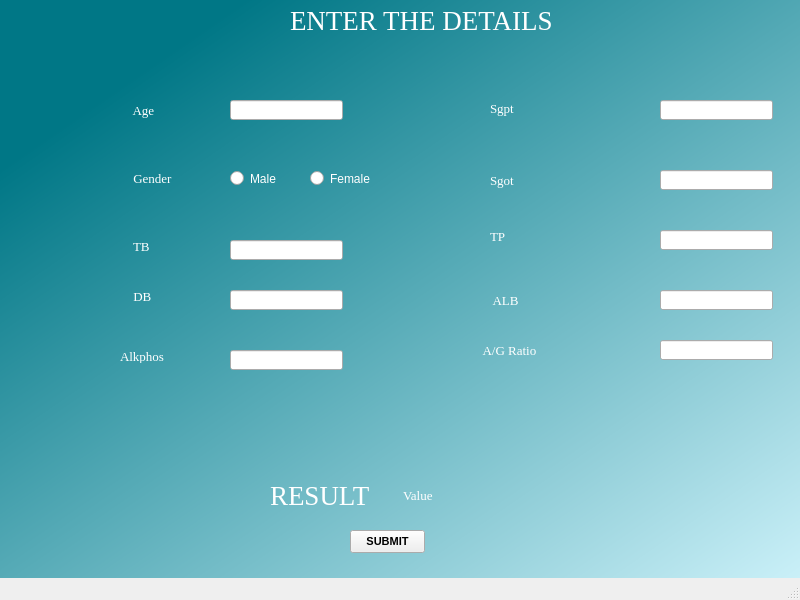
<?xml version="1.0" encoding="UTF-8"?>
<ui version="4.0">
 <class>MainWindow</class>
 <widget class="QMainWindow" name="MainWindow">
  <property name="windowModality">
   <enum>Qt::NonModal</enum>
  </property>
  <property name="geometry">
   <rect>
    <x>0</x>
    <y>0</y>
    <width>800</width>
    <height>600</height>
   </rect>
  </property>
  <property name="font">
   <font>
    <pointsize>8</pointsize>
   </font>
  </property>
  <property name="windowTitle">
   <string>MainWindow</string>
  </property>
  <property name="styleSheet">
   <string notr="true">QWidget#centralwidget{
background-color:qlineargradient(spread:pad, x1:0.170227, y1:0.131, x2:1, y2:1, stop:0 rgba(0, 119, 134, 255), stop:1 rgba(202, 240, 248, 255))
}
QLabel,QRadioButton{
font: 75 10pt &quot;Times New Roman&quot;;color:white;
}</string>
  </property>
  <widget class="QWidget" name="centralwidget">
   <property name="autoFillBackground">
    <bool>false</bool>
   </property>
   <widget class="QLabel" name="label_Title">
    <property name="geometry">
     <rect>
      <x>290</x>
      <y>10</y>
      <width>261</width>
      <height>21</height>
     </rect>
    </property>
    <property name="font">
     <font>
      <family>Times New Roman</family>
      <pointsize>20</pointsize>
      <weight>50</weight>
      <italic>false</italic>
      <bold>false</bold>
     </font>
    </property>
    <property name="styleSheet">
     <string notr="true">color:white;
font: 20pt &quot;Times New Roman&quot;;</string>
    </property>
    <property name="text">
     <string>ENTER THE DETAILS</string>
    </property>
   </widget>
   <widget class="QLabel" name="label_2">
    <property name="geometry">
     <rect>
      <x>130</x>
      <y>100</y>
      <width>81</width>
      <height>21</height>
     </rect>
    </property>
    <property name="font">
     <font>
      <family>Times New Roman</family>
      <pointsize>10</pointsize>
      <weight>9</weight>
      <italic>false</italic>
      <bold>false</bold>
     </font>
    </property>
    <property name="styleSheet">
     <string notr="true"/>
    </property>
    <property name="text">
     <string> Age </string>
    </property>
   </widget>
   <widget class="QLabel" name="label_3">
    <property name="geometry">
     <rect>
      <x>130</x>
      <y>170</y>
      <width>61</width>
      <height>16</height>
     </rect>
    </property>
    <property name="font">
     <font>
      <family>Times New Roman</family>
      <pointsize>10</pointsize>
      <weight>9</weight>
      <italic>false</italic>
      <bold>false</bold>
     </font>
    </property>
    <property name="text">
     <string> Gender</string>
    </property>
   </widget>
   <widget class="QLabel" name="label_4">
    <property name="geometry">
     <rect>
      <x>130</x>
      <y>240</y>
      <width>47</width>
      <height>13</height>
     </rect>
    </property>
    <property name="font">
     <font>
      <family>Times New Roman</family>
      <pointsize>10</pointsize>
      <weight>9</weight>
      <italic>false</italic>
      <bold>false</bold>
     </font>
    </property>
    <property name="text">
     <string> TB</string>
    </property>
   </widget>
   <widget class="QLabel" name="label_5">
    <property name="geometry">
     <rect>
      <x>130</x>
      <y>290</y>
      <width>47</width>
      <height>13</height>
     </rect>
    </property>
    <property name="font">
     <font>
      <family>Times New Roman</family>
      <pointsize>10</pointsize>
      <weight>9</weight>
      <italic>false</italic>
      <bold>false</bold>
     </font>
    </property>
    <property name="text">
     <string> DB</string>
    </property>
   </widget>
   <widget class="QLabel" name="label_6">
    <property name="geometry">
     <rect>
      <x>120</x>
      <y>350</y>
      <width>47</width>
      <height>13</height>
     </rect>
    </property>
    <property name="font">
     <font>
      <family>Times New Roman</family>
      <pointsize>10</pointsize>
      <weight>9</weight>
      <italic>false</italic>
      <bold>false</bold>
     </font>
    </property>
    <property name="text">
     <string>Alkphos</string>
    </property>
   </widget>
   <widget class="QLabel" name="label_7">
    <property name="geometry">
     <rect>
      <x>490</x>
      <y>100</y>
      <width>51</width>
      <height>16</height>
     </rect>
    </property>
    <property name="font">
     <font>
      <family>Times New Roman</family>
      <pointsize>10</pointsize>
      <weight>9</weight>
      <italic>false</italic>
      <bold>false</bold>
     </font>
    </property>
    <property name="text">
     <string>Sgpt </string>
    </property>
   </widget>
   <widget class="QLabel" name="label_8">
    <property name="geometry">
     <rect>
      <x>490</x>
      <y>170</y>
      <width>61</width>
      <height>20</height>
     </rect>
    </property>
    <property name="font">
     <font>
      <family>Times New Roman</family>
      <pointsize>10</pointsize>
      <weight>9</weight>
      <italic>false</italic>
      <bold>false</bold>
     </font>
    </property>
    <property name="text">
     <string>Sgot</string>
    </property>
   </widget>
   <widget class="QLineEdit" name="lineEdit">
    <property name="geometry">
     <rect>
      <x>230</x>
      <y>100</y>
      <width>113</width>
      <height>20</height>
     </rect>
    </property>
   </widget>
   <widget class="QLineEdit" name="lineEdit_3">
    <property name="geometry">
     <rect>
      <x>230</x>
      <y>240</y>
      <width>113</width>
      <height>20</height>
     </rect>
    </property>
   </widget>
   <widget class="QLineEdit" name="lineEdit_4">
    <property name="geometry">
     <rect>
      <x>230</x>
      <y>290</y>
      <width>113</width>
      <height>20</height>
     </rect>
    </property>
   </widget>
   <widget class="QLineEdit" name="lineEdit_5">
    <property name="geometry">
     <rect>
      <x>230</x>
      <y>350</y>
      <width>113</width>
      <height>20</height>
     </rect>
    </property>
   </widget>
   <widget class="QLineEdit" name="lineEdit_6">
    <property name="geometry">
     <rect>
      <x>660</x>
      <y>100</y>
      <width>113</width>
      <height>20</height>
     </rect>
    </property>
   </widget>
   <widget class="QLineEdit" name="lineEdit_7">
    <property name="geometry">
     <rect>
      <x>660</x>
      <y>290</y>
      <width>113</width>
      <height>20</height>
     </rect>
    </property>
   </widget>
   <widget class="QLineEdit" name="lineEdit_8">
    <property name="geometry">
     <rect>
      <x>660</x>
      <y>170</y>
      <width>113</width>
      <height>20</height>
     </rect>
    </property>
   </widget>
   <widget class="QLineEdit" name="lineEdit_9">
    <property name="geometry">
     <rect>
      <x>660</x>
      <y>230</y>
      <width>113</width>
      <height>20</height>
     </rect>
    </property>
   </widget>
   <widget class="QLabel" name="label_9">
    <property name="geometry">
     <rect>
      <x>490</x>
      <y>230</y>
      <width>47</width>
      <height>13</height>
     </rect>
    </property>
    <property name="font">
     <font>
      <family>Times New Roman</family>
      <pointsize>10</pointsize>
      <weight>9</weight>
      <italic>false</italic>
      <bold>false</bold>
     </font>
    </property>
    <property name="text">
     <string>TP </string>
    </property>
   </widget>
   <widget class="QLabel" name="label_10">
    <property name="geometry">
     <rect>
      <x>490</x>
      <y>290</y>
      <width>47</width>
      <height>20</height>
     </rect>
    </property>
    <property name="font">
     <font>
      <family>Times New Roman</family>
      <pointsize>10</pointsize>
      <weight>9</weight>
      <italic>false</italic>
      <bold>false</bold>
     </font>
    </property>
    <property name="text">
     <string> ALB </string>
    </property>
   </widget>
   <widget class="QLabel" name="label_11">
    <property name="geometry">
     <rect>
      <x>480</x>
      <y>340</y>
      <width>61</width>
      <height>20</height>
     </rect>
    </property>
    <property name="font">
     <font>
      <family>Times New Roman</family>
      <pointsize>10</pointsize>
      <weight>9</weight>
      <italic>false</italic>
      <bold>false</bold>
     </font>
    </property>
    <property name="text">
     <string> A/G Ratio </string>
    </property>
   </widget>
   <widget class="QLineEdit" name="lineEdit_10">
    <property name="geometry">
     <rect>
      <x>660</x>
      <y>340</y>
      <width>113</width>
      <height>20</height>
     </rect>
    </property>
   </widget>
   <widget class="QPushButton" name="pushButton">
    <property name="geometry">
     <rect>
      <x>350</x>
      <y>530</y>
      <width>75</width>
      <height>23</height>
     </rect>
    </property>
    <property name="font">
     <font>
      <pointsize>8</pointsize>
      <weight>75</weight>
      <bold>true</bold>
     </font>
    </property>
    <property name="text">
     <string>SUBMIT</string>
    </property>
   </widget>
   <widget class="QLabel" name="label_12">
    <property name="geometry">
     <rect>
      <x>270</x>
      <y>480</y>
      <width>111</width>
      <height>31</height>
     </rect>
    </property>
    <property name="font">
     <font>
      <family>Times New Roman</family>
      <pointsize>20</pointsize>
      <weight>50</weight>
      <italic>false</italic>
      <bold>false</bold>
     </font>
    </property>
    <property name="styleSheet">
     <string notr="true">font: 20pt &quot;Times New Roman&quot;;color:white;</string>
    </property>
    <property name="text">
     <string>RESULT</string>
    </property>
   </widget>
   <widget class="QRadioButton" name="radioButton">
    <property name="geometry">
     <rect>
      <x>230</x>
      <y>170</y>
      <width>82</width>
      <height>17</height>
     </rect>
    </property>
    <property name="text">
     <string>Male</string>
    </property>
   </widget>
   <widget class="QRadioButton" name="radioButton_2">
    <property name="geometry">
     <rect>
      <x>310</x>
      <y>170</y>
      <width>82</width>
      <height>17</height>
     </rect>
    </property>
    <property name="text">
     <string>Female</string>
    </property>
   </widget>
   <widget class="QLabel" name="result">
    <property name="geometry">
     <rect>
      <x>400</x>
      <y>480</y>
      <width>121</width>
      <height>31</height>
     </rect>
    </property>
    <property name="font">
     <font>
      <family>Times New Roman</family>
      <pointsize>10</pointsize>
      <weight>9</weight>
      <italic>false</italic>
      <bold>false</bold>
     </font>
    </property>
    <property name="text">
     <string> Value</string>
    </property>
   </widget>
  </widget>
  <widget class="QStatusBar" name="statusbar"/>
  <widget class="QMenuBar" name="menubar">
   <property name="geometry">
    <rect>
     <x>0</x>
     <y>0</y>
     <width>800</width>
     <height>21</height>
    </rect>
   </property>
  </widget>
 </widget>
 <resources/>
 <connections/>
</ui>
